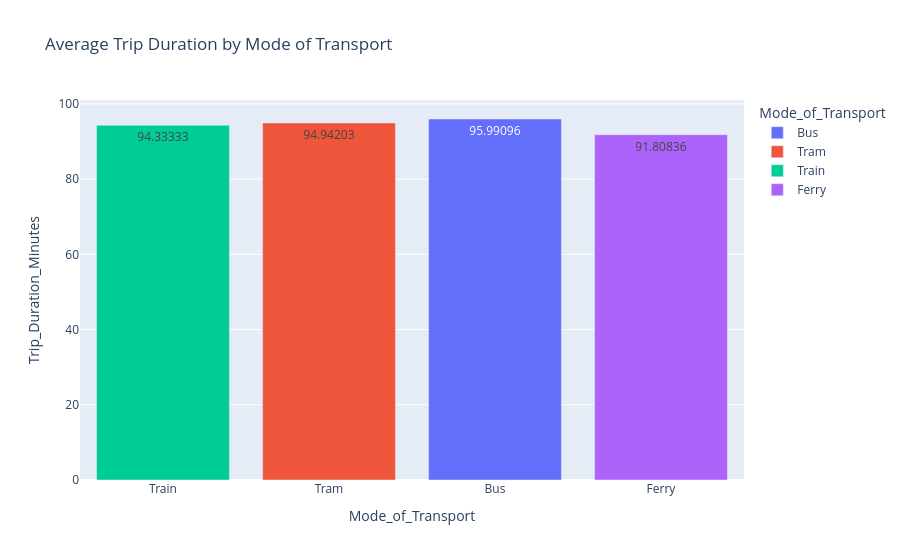

Source (notebook cell):
### Code cell
# Fastest Mode of Transportation- Mode of Transport vs Trip Duration Minutes;

fastest_mt = data.groupby('Mode_of_Transport')['Trip_Duration_Minutes'].mean().sort_values(ascending=False).head(10).reset_index()
fig = px.bar(fastest_mt, x= 'Mode_of_Transport', y = 'Trip_Duration_Minutes',text_auto = True, color ='Mode_of_Transport',  title='Average Trip Duration by Mode of Transport')
fig.update_xaxes(categoryorder = 'array', categoryarray = ['Train', 'Tram', 'Bus', 'Ferry'])

### Figure 1 — Plotly figure (JSON) as saved in the notebook; plotly's stock layout.template omitted (floating-point values rounded to 4 significant figures)
{"data": [{"hovertemplate": "Mode_of_Transport=%{x}<br>Trip_Duration_Minutes=%{y}<extra></extra>", "legendgroup": "Bus", "marker": {"color": "#636efa", "pattern": {"shape": ""}}, "name": "Bus", "orientation": "v", "showlegend": true, "textposition": "auto", "texttemplate": "%{y}", "type": "bar", "x": ["Bus"], "xaxis": "x", "y": [95.99], "yaxis": "y"}, {"hovertemplate": "Mode_of_Transport=%{x}<br>Trip_Duration_Minutes=%{y}<extra></extra>", "legendgroup": "Tram", "marker": {"color": "#EF553B", "pattern": {"shape": ""}}, "name": "Tram", "orientation": "v", "showlegend": true, "textposition": "auto", "texttemplate": "%{y}", "type": "bar", "x": ["Tram"], "xaxis": "x", "y": [94.94], "yaxis": "y"}, {"hovertemplate": "Mode_of_Transport=%{x}<br>Trip_Duration_Minutes=%{y}<extra></extra>", "legendgroup": "Train", "marker": {"color": "#00cc96", "pattern": {"shape": ""}}, "name": "Train", "orientation": "v", "showlegend": true, "textposition": "auto", "texttemplate": "%{y}", "type": "bar", "x": ["Train"], "xaxis": "x", "y": [94.33], "yaxis": "y"}, {"hovertemplate": "Mode_of_Transport=%{x}<br>Trip_Duration_Minutes=%{y}<extra></extra>", "legendgroup": "Ferry", "marker": {"color": "#ab63fa", "pattern": {"shape": ""}}, "name": "Ferry", "orientation": "v", "showlegend": true, "textposition": "auto", "texttemplate": "%{y}", "type": "bar", "x": ["Ferry"], "xaxis": "x", "y": [91.81], "yaxis": "y"}], "layout": {"barmode": "relative", "legend": {"title": {"text": "Mode_of_Transport"}, "tracegroupgap": 0}, "title": {"text": "Average Trip Duration by Mode of Transport"}, "xaxis": {"anchor": "y", "categoryarray": ["Train", "Tram", "Bus", "Ferry"], "categoryorder": "array", "domain": [0, 1], "title": {"text": "Mode_of_Transport"}}, "yaxis": {"anchor": "x", "domain": [0, 1], "title": {"text": "Trip_Duration_Minutes"}}}}
